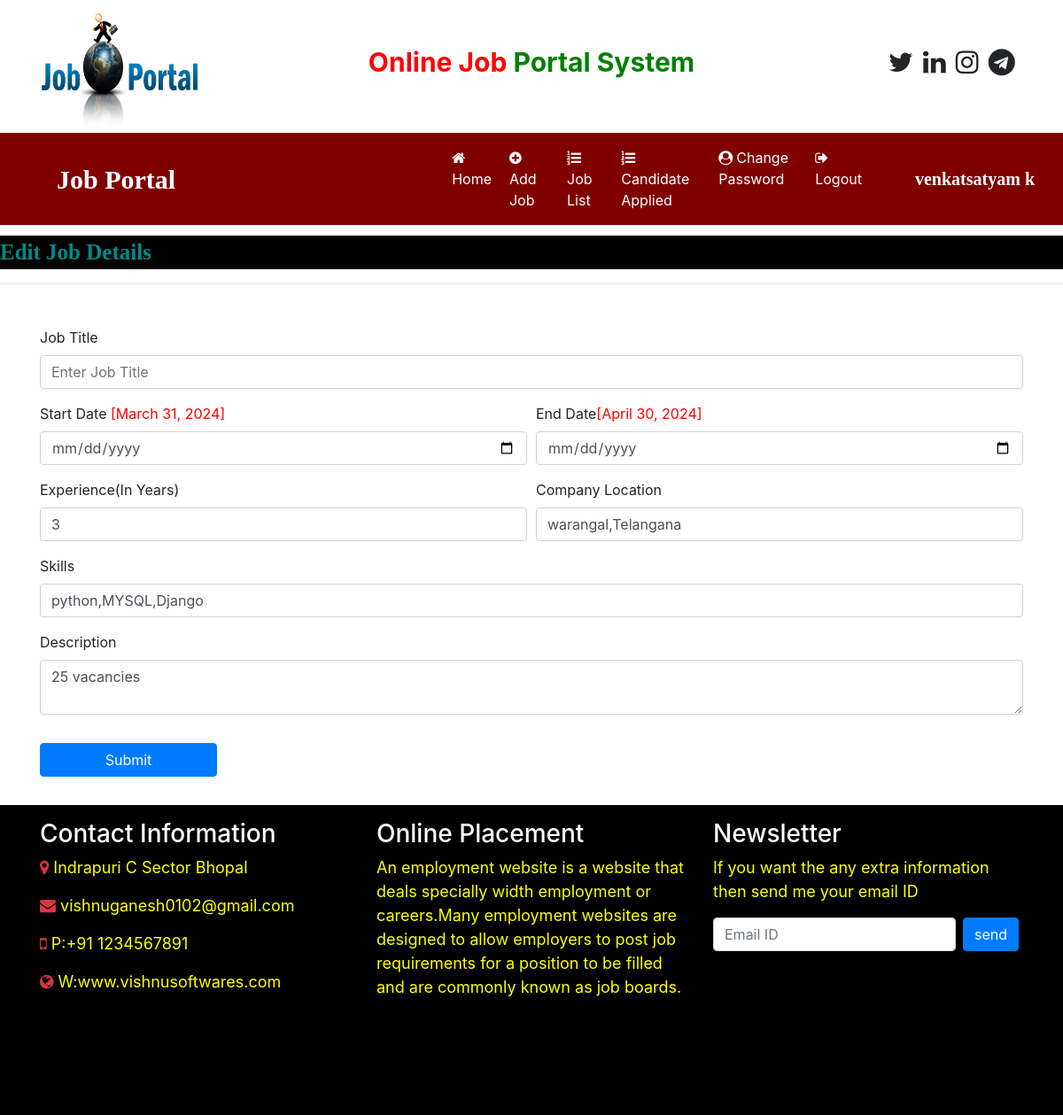
/edit_jobdetail/1 (signed in), run on the app's committed database.
### job/models.py (models this page shows, shortened)
class Job(models.Model):
    recruiter = models.ForeignKey(Recruiter, on_delete=models.CASCADE)
    start_date = models.DateField()
    end_date = models.DateField()
    title = models.CharField(max_length=100)
    salary = models.FloatField(max_length=20)
    image = models.FileField()
    description = models.CharField(max_length=300 )
    experience = models.CharField(max_length=50)
    location = models.CharField(max_length=100 )
    skills = models.CharField(max_length=100)
    creationdate = models.DateField()

### job/views.py (the view, shortened to what this page needs)
# urls.py: path('edit_jobdetail/<int:pid>',edit_jobdetail,name="edit_jobdetail"),
def edit_jobdetail(request,pid):
    if not request.user.is_authenticated:
        return redirect('recruiter_login')
    error=""
    job = Job.objects.get(id=pid)
    d={'error':error, 'job':job}
    return render(request, 'edit_jobdetail.html',d)

### job/templates/edit_jobdetail.html (shortened to what this page needs)
{% load static %}
{% block body %}
{% include 'recruiter_navigation.html' %}
<marquee style="font-family: 'Monotype Corsiva'; font-size: 25px; color: darkcyan; background-color: black; font-weight: bold; margin-top: 1%;">
    Edit Job Details
</marquee>
<hr>
<form class="container mt-5"  method="post" enctype="multipart/form-data">
    <div class="form-row">
        <div class="form-group col-md-12" >
            <label>Job Title</label>
            <input type="text" class="form-control" name="jobtitle" placeholder="Enter Job Title" required>
        </div>
    </div>
    <div class="form-row">
        <div class="form-group col-md-6" >
            <label>Start Date</label> <span style="color:red">[{{job.start_date}}]</span>
            <input type="date" class="form-control" name="startdate"  >
        </div>
        <div class="form-group col-md-6" >
            <label>End Date</label><span style="color:red">[{{job.end_date}}]</span>
            <input type="date" class="form-control" name="enddate"  >
        </div>
    </div>
    <div class="form-row">
        <div class="form-group col-md-6" >
            <label>Experience(In Years)</label>
            <input type="text" class="form-control" name="experience" value="{{job.experience}}" required>
        </div>
        <div class="form-group col-md-6" >
            <label>Company Location</label>
            <input type="text" class="form-control" name="location" value="{{job.location}}" required>
        </div>
    </div>
    <div class="form-row">
        <div class="form-group col-md-12" >
            <label>Skills</label>
            <input type="text" class="form-control" name="skills" placeholder="Skills Required" value="{{job.skills}}" required>
        </div>
    </div>
    <div class="form-row">
        <div class="form-group col-md-12" >
            <label>Description</label>
            <textarea class="form-control" name="description"  required>{{job.description}}</textarea>
        </div>
    </div>
    <input type="submit" value="Submit" class="btn btn-primary my-3" style="width:200px;">
</form>
{% include 'footer.html' %}
{% endblock %}

### job/templates/recruiter_navigation.html (shortened to what this page needs)
<!DOCTYPE html>
<html>
    <head>
        {% load static %}
  <link rel="stylesheet" href="https://cdn.jsdelivr.net/npm/bootstrap@4.6.2/dist/css/bootstrap.min.css">
  <link rel="stylesheet" href="https://cdnjs.cloudflare.com/ajax/libs/font-awesome/4.7.0/css/font-awesome.min.css">
</head>
    <body>
        <div class="container">
            <div class="row">
                <div class="col-sm-3">
                    <img src="{% static 'images/job1.png' %}" style="width:180px ;height:150px";>
                </div>
                <div class="col-sm-6 mt-5 text-center">
                    <span style="font-weight: bold; font-size: 30px; ">
                        <span style="color:red">Online Job</span>
                        <span style="color:green">Portal System</span>
                    </span>
                </div>
                <div class="col-sm-3 mt-5" style="padding-left: 10%">
                    <span style="font-weight: bold; font-size:30px";>
                       <span>  <i class="fa fa-twitter pl-1"></i> </span>
                       <span>  <i class="fa fa-linkedin pl-1"></i> </span>
                       <span>  <i class="fa fa-instagram pl-1"></i> </span>
                       <span>  <i class="fa fa-telegram pl-1"></i> </span>
                    </span>
                </div>
            </div>
        </div>
        <nav class="navbar navbar-expand-sm" style="background-color: maroon;">
            <a class="navbar-brand text-white  pl-5 font-weight-bold " style="font-family: 'Monotype Corsiva'; font-size: 30px;">Job Portal</a>
            <ul class="navbar-nav">
                <li class="nav-item">
                    <a class="nav-link" href="{% url 'recruiter_home' %}" style="margin-left: 288px;"><i class="fa fa-home mr-1"></i>Home</a>
                </li>
                <li class="nav-item">
                    <a class="nav-link" href="{% url 'add_job' %}"><i class="fa fa-plus-circle mr-1"></i> Add Job</a>
                </li>
                <li class="nav-item">
                    <a class="nav-link" href="{% url 'job_list'  %}"><i class="fa fa-list-ol mr-1"></i>Job List</a>
                </li>
                <li class="nav-item">
                    <a class="nav-link" href="{% url 'applied_candidatelist' %}"><i class="fa fa-list-ol mr-1"></i>Candidate Applied</a>
                </li>
                <li class="nav-item">
                    <a class="nav-link" href="{% url 'change_passwordrecruiter' %}"><i class="fa fa-user-circle mr-1"></i>Change Password</a>
                </li>
                <li class="nav-item">
                    <a class="nav-link" href="{% url 'Logout' %}"><i class="fa fa-sign-out mr-1"></i>Logout</a>
                </li>
            </ul>
            <a class="navbar-brand text-white  pl-5 font-weight-bold " style="font-family: 'Monotype Corsiva'; font-size: 20px;">{{request.user.first_name}} {{request.user.last_name}}</a>
        </nav>
    </body>
</html>

### job/templates/recruiter_navigation.html (style rules this page uses)
.nav-link { color:white !important; margin-right:4px; }

### data on the page
Job: start_date "March 31, 2024", end_date "April 30, 2024", experience "3", location "warangal,Telangana", skills "python,MYSQL,Django", description "25 vacancies"

### other printed values
{{ request.user.first_name }} "venkatsatyam"
{{ request.user.last_name }} "k"
